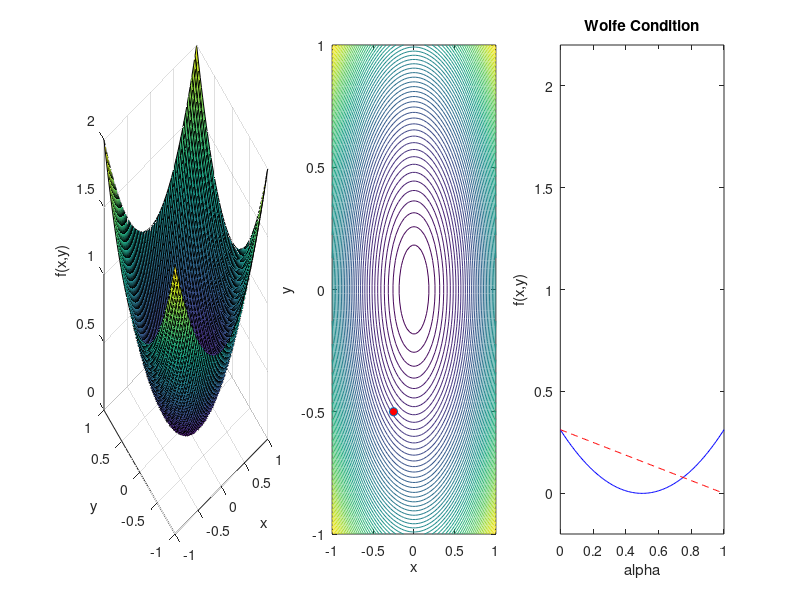

The MATLAB source for this figure: (Note: this script raises an error after producing the figure.)
% Line search algorithm with Wolfe conditions
% MTH 574 - Numerical Optimization
% Gustavo Franco Reynoso 

% Start fresh
clear all; close all;

% Objective function
f = @(x) x(1).^2 + x(2).^2;
g = @(x) -exp(-5*(x(1).^2 + x(2).^2));
h = @(x) sin(pi*x(1))*sin(pi*x(2));
%This function explodes with steepest descent because you have a saddle function. When you look
%at it from one side, it can be a minimum, but when you look at it from
%another side it becomes a maximum so it creates an issue.

F = {f;g;h};

% Gradient of Objective function
df = @(x) [2*x(1); 2*x(2)];
dg = @(x) [10*x(1)*exp(-5*(x(1).^2 + x(2).^2));10*x(2)*exp(-5*(x(1).^2 + x(2).^2))];
dh = @(x) [pi.*cos(pi.*x(1)).*sin(pi.*x(2));pi.*cos(pi.*x(2)).*sin(pi.*x(1))];

Df = {df;dg;dh};


fp = @(x,y) x.^2 + y.^2;
gp = @(x,y) -exp(-5*(x.^2 + y.^2));
hp = @(x,y) sin(pi*x).*sin(pi*y);

Fp ={fp,gp,hp};


for j = 1:3
    f=F{j};
    gradf = Df{j};
    
    % Surf and Contour plot of the objection function
    figure('Position',[30 100 1200 500])
    N = 60;
    x = linspace(-1,1,N);
    [X,Y] = meshgrid(x,x);
    
    fplot =Fp{j};
    Z = fplot(X,Y);
 
    subplot(1,3,1)
    surf(X,Y,Z);
    xlabel('x'); ylabel('y'); zlabel('f(x,y)')
    hold on;
    subplot(1,3,2)
    contour(X,Y,Z,60)
    hold on
    xlabel('x'); ylabel('y');
    subplot(1,3,3)
    h1 = plot(NaN,NaN,'-b'); hold on; h2 = plot(NaN,NaN,'--r');
    h3 = plot(NaN,NaN,'*k','MarkerSize',10); h4 = plot(NaN,NaN,'*r','MarkerSize',10);
    xlabel('alpha'); ylabel('f(x,y)');
    ylim([min(Z(:))-0.2 max(Z(:))+0.2]);
    title('Wolfe Condition');
    
    % Set initial point
    xk = [-0.25;-0.5];
    xc = [0;0];
    fk = f(xk);
    e1 = 10^-4;
    e2 = 10^-4;
    k = 0;
    fprintf(' \n')
    fprintf('                         Line Search Wolfe Conditions \n')
    fprintf('iter                   xk                          fk                      alphak\n')
    fprintf('-----------------------------------------------------------------------------------------\n')
    fprintf('%3d        %3.8e    %3.8e       %3.8e        %3.8e\n',0,xk(1),xk(2),fk, 1)
    
    % Perform interation
    while ~and(norm(xk-xc)<e1, norm(gradf(xk)-gradf(xc))<e2)
        subplot(1,3,2)
        plot(xk(1),xk(2),'o','MarkerFaceColor','r')
        
        % Choose pk
        gradfk = gradf(xk); % or you can normalize this
        pk = -gradfk;
        
        % Plot Wolfe Curve
        % 
        c = 0.25; rho = 0.95;
        alpha = linspace(0,1,121);
        xx = bsxfun(@plus,xk,bsxfun(@times,alpha,pk));
        set(h1,'Xdata',alpha,'YData',fplot(xx(1,:),xx(2,:)));
        set(h2,'Xdata',alpha,'YData',fplot(xk(1),xk(2)) + (c*gradfk.'*pk)*alpha);
        
        % Choose alphak using Wolfe's Condition
        alpha = WolfeCon(f,gradf,xk,pk) ;%
        
        set(h3,'XData',alpha,'YData',f(xk + alpha*pk));
        set(h4,'XData',alpha,'YData',f(xk) + (c*gradfk.'*pk)*alpha);
        drawnow;
        pause(0.8)
     
        subplot(1,3,2)
        quiver(xk(1),xk(2),alpha*pk(1),alpha*pk(2),1,'k','Linewidth',2);
        
        % Step xk to xk + alpha*pk
        xc = xk;
        xk = xk+alpha*pk;
        fk = f(xk); % Update function value
        k = k+1;
        
        fprintf('%3d        %3.8e    %3.8e       %3.8e       %3.4d\n',k,xk(1),xk(2),fk,alpha)
        
    end
end
